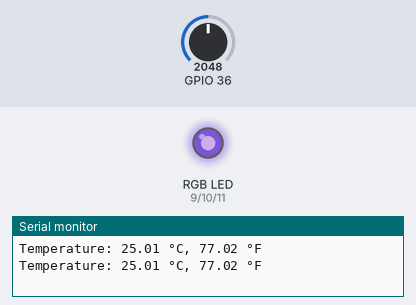
The sketch below on a simulated ESP32. On the bench: an RGB LED mixed from three pins (HIGH = lit), the last lines printed to the serial monitor. Inputs (shaded band) come from the test bench; at power-on: GPIO 36 = 2048. Dim RGB values are drawn brighter than linear.

Above: at 2.8 s.
2.9 s: GPIO 36 set to 1989
At 4.5 s:
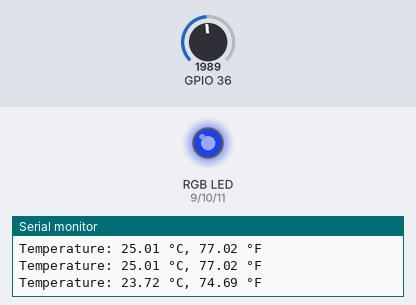
5.6 s: GPIO 36 set to 1854
At 7.3 s:
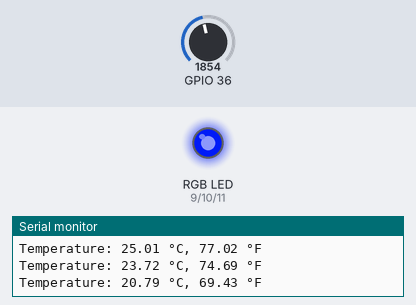
8.3 s: GPIO 36 set to 2866
At 10.3 s:
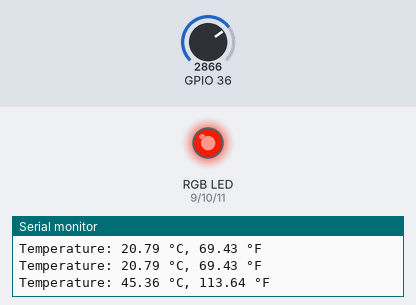
11.5 s: GPIO 36 set to 2229
14.2 s: GPIO 36 set to 2116
At 17.2 s:
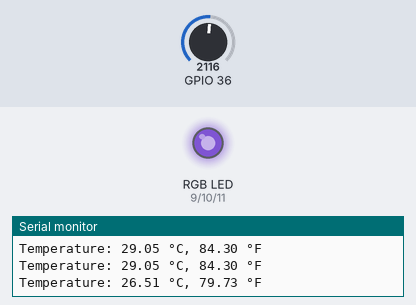
17.5 s: GPIO 36 set to 2047
At 18.9 s:
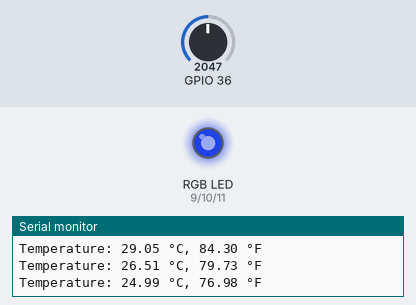
Timing chart, 0 to 20.5 s (numbered marks = the images above; inputs shaded):
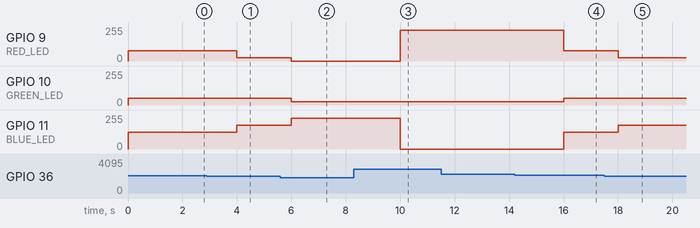

The sketch:

home_temperature_system.ino
```cpp
/*
This code reads the temperature from a thermistor connected to an Arduino Nano.
The thermistor is part of a voltage divider circuit, and the code calculates
the resistance of the thermistor based on the voltage reading from the ADC.
Then, it uses the Beta parameter equation to calculate the temperature in Kelvin,
which is then converted to Celsius and Fahrenheit. The temperature, in Celsius, is
used to determine the temperature zone which correlates to a zone distribution.
This zone distribution dictates the color of the RGB LED.

TODO:
- Add HAL: Hardware abstraction layer
- Add JSON task
- Add logging task
 */
#include <cmath>

#include "src/temperatureSensor/temperatureSensor.hpp"
#include "src/rgbController/rgbController.hpp"

const int BETA_VALUE = 3950;
const int RESISTOR_10K = 10000; // 10k ohms
const int Vin = 4095; // 3.3V represented in ADC units (12-bit ADC)
const float TEMP_25C_to_K = 298.15; // 25C to K. Formula: 25 + 273.15K
const uint8_t RED_LED = 9;
const uint8_t GREEN_LED = 10;
const uint8_t BLUE_LED = 11;

struct TempTaskParams {
    TemperatureSensor *sensor;
    QueueHandle_t tempQueue;
};

struct RGBTaskParams {
    RGBController *rgb_controller;
    QueueHandle_t tempQueue;
};

void setup() {
  Serial.begin(9600);
  TemperatureSensor *tempSensor = new TemperatureSensor(
          BETA_VALUE,
          RESISTOR_10K,
          Vin,
          TEMP_25C_to_K
  );
  float temps[2]; // temps[0] for Celsius, temps[1] for Fahrenheit
  QueueHandle_t tempQueue = xQueueCreate( 50, sizeof( temps ) );
  if (tempQueue == NULL) {
    Serial.println("Failed to create temperature queue");
  }

  TempTaskParams *tempTaskParams = new TempTaskParams();
  tempTaskParams->sensor = tempSensor;
  tempTaskParams->tempQueue = tempQueue;

  pinMode(RED_LED, OUTPUT);
  pinMode(GREEN_LED, OUTPUT);
  pinMode(BLUE_LED, OUTPUT);

  RGBController *rgb_controller = new RGBController(
                                    RED_LED,
                                    GREEN_LED,
                                    BLUE_LED
                                 );

  RGBTaskParams *rgbTaskParams = new RGBTaskParams();
  rgbTaskParams->rgb_controller = rgb_controller;
  rgbTaskParams->tempQueue = tempQueue;

  // TODO: Ensure STACK_SIZE is sufficient for the task's needs
  BaseType_t tempTaskCreation = xTaskCreate(temperatureTask, "Temperature Task", 10000, tempTaskParams, 1, NULL);
  BaseType_t rgbTaskCreation = xTaskCreate(rgbTask, "RGB Task", 10000, rgbTaskParams, 1, NULL);
  if (tempTaskCreation != pdPASS) {
    Serial.println("Failed to create Temperature Task");
  }
  if (rgbTaskCreation != pdPASS) {
    Serial.println("Failed to create RGB Task");
  }
}

void loop() {}

void temperatureTask( void *pvParameters )
{
  TempTaskParams *params = (TempTaskParams *) pvParameters;
  TemperatureSensor *tempSensor = params->sensor;
  QueueHandle_t tempQueue = params->tempQueue;

  for( ;; )
  {
    int sensorValue = analogRead(A0);

    float temps[2];
    temps[0] = tempSensor->getTemperatureCelsius(sensorValue);
    temps[1] = tempSensor->getTemperatureFahrenheit(sensorValue);

    if (tempQueue != NULL) {
      if (xQueueSend( tempQueue, (void *) &temps, ( TickType_t ) 20 ) != pdPASS) // Handle queue send failure
      {
        /* Failed to post the message, even after 20 ticks. */
        Serial.println("Failed to send temperature data to queue");
      }
      vTaskDelay(pdMS_TO_TICKS(2000));
    }
  }
}

void rgbTask(void *pvParameters) {
  // TODO: Blink LED every two seconds
  float tempReadings[2];
  RGBTaskParams *rgbTaskParamsPtr = (RGBTaskParams *) pvParameters;
  RGBController *rgb_controller = rgbTaskParamsPtr->rgb_controller;
  QueueHandle_t tempQ = rgbTaskParamsPtr->tempQueue;

  for( ;; )
  {
    if(xQueueReceive(tempQ, &( tempReadings ), ( TickType_t ) 10 ) == pdPASS) {
      float tempCelsius = tempReadings[0];
      float tempFahrenheit = tempReadings[1];

      Serial.print("Temperature: ");
      Serial.print(tempCelsius);
      Serial.print(" °C, ");
      Serial.print(tempFahrenheit);
      Serial.println(" °F");

      // Update RGB LED color based on temperature
      rgb_controller->setColor(tempCelsius);

      analogWrite(rgb_controller->red_pin, rgb_controller->red);
      analogWrite(rgb_controller->green_pin, rgb_controller->green);
      analogWrite(rgb_controller->blue_pin, rgb_controller->blue);

      vTaskDelay(pdMS_TO_TICKS(1000)); // Short delay to allow other tasks to run
    }
  }
}
```

rgbController.cpp
```cpp
#include "rgbController.hpp"


void RGBController::setColor(uint8_t temp) {
    switch (this->getZone(temp))
    {
    case Zone::COLD:
        zone = Zone::COLD;
        apply_color_percentage(zone);
        break;
    case Zone::COMFORTABLE:
        zone = Zone::COMFORTABLE;
        apply_color_percentage(zone);
        break;
    case Zone::WARM:
        zone = Zone::WARM;
        apply_color_percentage(zone);
        break;
    case Zone::HOT:
        zone = Zone::HOT;
        apply_color_percentage(zone);
        break;
    }
}

Zone RGBController::getZone(uint8_t temp) {
    if      (temp < 22) return Zone::COLD;
    else if (temp < 25) return Zone::COMFORTABLE;
    else if (temp < 28) return Zone::WARM;
    else                return Zone::HOT;
}

void RGBController::apply_color_percentage(Zone zone)
{
    if (zone == Zone::COLD)
    {
        this->red = 0 * MAX_BRIGHTNESS;
        this->green = 0.1 * MAX_BRIGHTNESS;
        this->blue = 0.9 * MAX_BRIGHTNESS;
    }
    else if (zone == Zone::COMFORTABLE)
    {
        this->red = 0.1 * MAX_BRIGHTNESS;
        this->green = 0.2 * MAX_BRIGHTNESS;
        this->blue = 0.7 * MAX_BRIGHTNESS;
    }
    else if (zone == Zone::WARM)
    {
        this->red = 0.3 * MAX_BRIGHTNESS;
        this->green = 0.2 * MAX_BRIGHTNESS;
        this->blue = 0.5 * MAX_BRIGHTNESS;
    }
    else // HOT zone
    {
        this->red = 0.9 * MAX_BRIGHTNESS;
        this->green = 0.1 * MAX_BRIGHTNESS;
        this->blue = 0.0 * MAX_BRIGHTNESS;
    }
}
```

rgbController.hpp
```cpp
#include <cstdint>
#include <unordered_map>

enum class Zone {
  COLD,
  COMFORTABLE,
  WARM,
  HOT
};

class RGBController {
  static constexpr float MAX_BRIGHTNESS = 255.0f;
  public:
    Zone zone = Zone::COMFORTABLE;
    const uint8_t red_pin;
    const uint8_t green_pin;
    const uint8_t blue_pin;
    float red = 0.0f;
    float green = 0.0f;
    float blue = 0.0f;

    RGBController(
      const uint8_t red_pin = 9,
      const uint8_t green_pin = 10,
      const uint8_t blue_pin = 11
    ):
      red_pin(red_pin),
      green_pin(green_pin),
      blue_pin(blue_pin)
      {};

    ~RGBController() = default;

    // TODO: This should be float
    void setColor(uint8_t temp);

  private:
    // TODO: This should be float
    Zone getZone(uint8_t temp);

    void apply_color_percentage(Zone zone);
};
```

temperatureSensor.cpp
```cpp
#include <cmath>
#include <iostream>

#include "temperatureSensor.hpp"

float TemperatureSensor::getTemperatureCelsius(float rawADC){
  float temperature = calculateTemperature(rawADC);
  if (std::isnan(temperature)) {
    return NAN;
  }
  return temperature - 273.15f; // Convert from Kelvin to Celsius
}

float TemperatureSensor::getTemperatureFahrenheit(float rawADC){
  float temperature = calculateTemperature(rawADC);
    if (std::isnan(temperature)) {
    return NAN;
  }
  return (temperature - 273.15f) * 9/5 + 32.0f; // Convert from Kelvin to Fahrenheit
}

float TemperatureSensor::calculateTemperature(float rawADC) {
  rawADC = validateAnalogValue(rawADC);
  if (std::isnan(rawADC)) {
    return NAN; // Return NaN if the input is invalid
  }
  // Get resistance using voltage divider: R = R_fixed * (Vin / Vout - 1)
  float resistance = this->resistorValue * (this->vin / rawADC - 1.0f);
  // Convert resistance to temperature using Beta parameter equation: T = 1 / (1/T0 + 1/B * ln(R/R0))
  float temperature = 1 / (1/this->temp25CtoK + 1/this->betaValue * log(resistance / this->resistorValue));
  return temperature;
}

float TemperatureSensor::validateAnalogValue(float rawADC) {
  if (rawADC < 1.0 || rawADC >= 4095.0) {
    std::cerr << "Invalid raw ADC value: " << rawADC << ". Must be between 1 and 4094." << std::endl;
    return NAN; // Avoid division by zero or negative resistance
  }
  return rawADC;
}
```

temperatureSensor.hpp
```cpp
class TemperatureSensor
{
private:
  const float betaValue;
  const float resistorValue;
  const float vin;
  const float temp25CtoK;
public:
  TemperatureSensor(
    const float betaValue,
    const float resistorValue,
    const float vin,
    const float temp25CtoK
  ) :
    betaValue(betaValue),
    resistorValue(resistorValue),
    vin(vin),
    temp25CtoK(temp25CtoK)
  {}

  ~TemperatureSensor() = default;

  float getTemperatureCelsius(float rawADC);
  float getTemperatureFahrenheit(float rawADC);

private:
  float calculateTemperature(float rawADC);
  float validateAnalogValue(float rawADC);
};
```

Measured:
- the behaviour switches between 2048 and 2047 on GPIO 36 (found by bisection; images 0 and 1)
- the behaviour switches between 1910 and 1909 on GPIO 36 (found by bisection; images 1 and 2)
- the behaviour switches between 2183 and 2182 on GPIO 36 (found by bisection; images 3 and 4)
- after the input at 2.9 s, GPIO 9 (RED_LED): 76/255 → 25/255 after 1.1 s; GPIO 11 (BLUE_LED): 127/255 → 178/255 after 1.1 s
- after the input at 5.6 s, GPIO 9 (RED_LED): 25/255 → 0/255 after 0.40 s; GPIO 10 (GREEN_LED): 51/255 → 25/255 after 0.40 s; GPIO 11 (BLUE_LED): 178/255 → 229/255 after 0.40 s
- after the input at 8.3 s, GPIO 9 (RED_LED): 0/255 → 229/255 after 1.7 s; GPIO 11 (BLUE_LED): 229/255 → 0/255 after 1.7 s
- after the input at 14.2 s, GPIO 9 (RED_LED): 229/255 → 76/255 after 1.8 s; GPIO 10 (GREEN_LED): 25/255 → 51/255 after 1.8 s; GPIO 11 (BLUE_LED): 0/255 → 127/255 after 1.8 s
- after the input at 17.5 s, GPIO 9 (RED_LED): 76/255 → 25/255 after 0.50 s; GPIO 11 (BLUE_LED): 127/255 → 178/255 after 0.50 s
